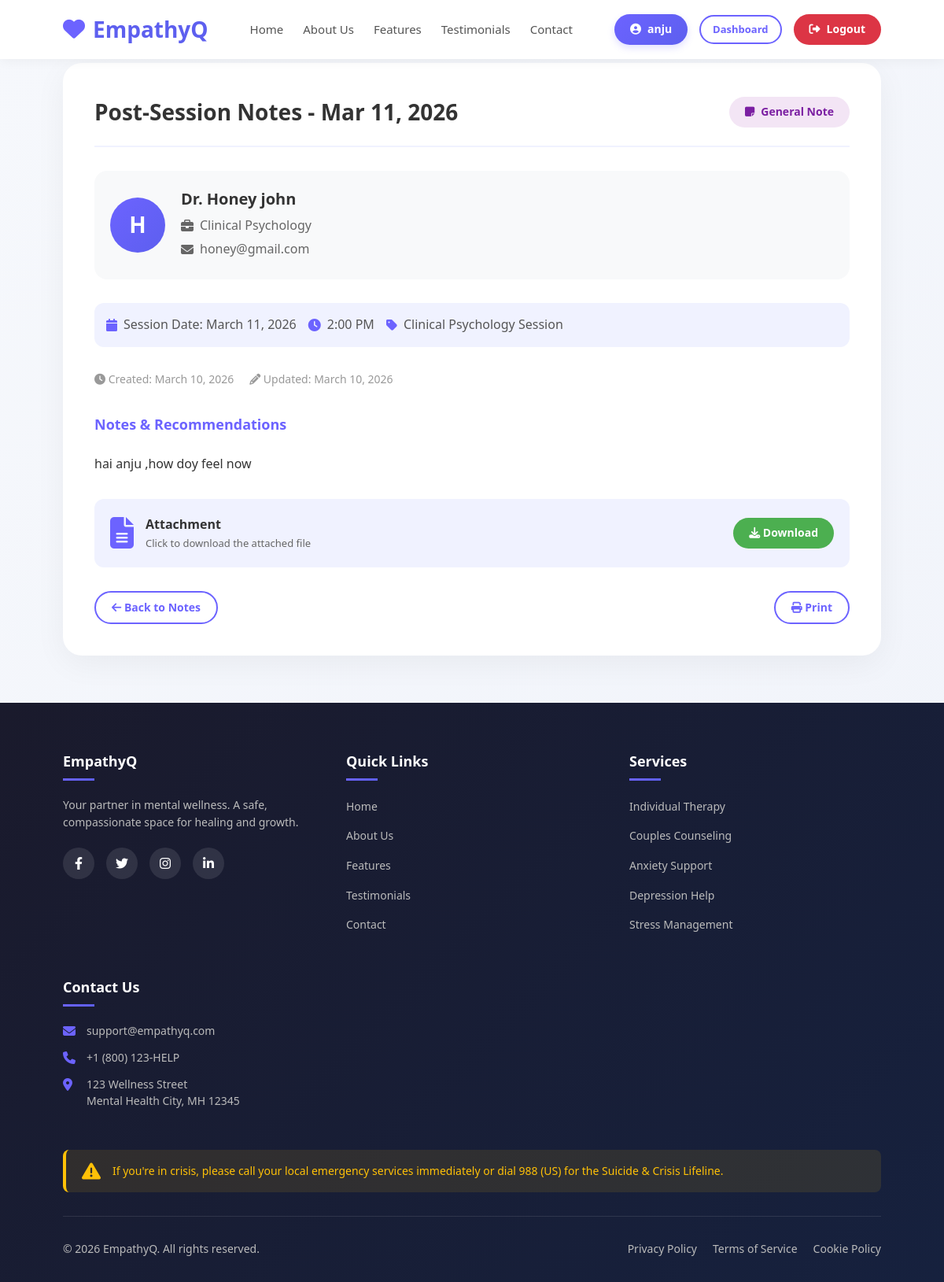
The app's page /user/view-note/4/ (signed in) with its own data.
### accounts/models.py (models this page shows, shortened)
class User(AbstractUser):
    USER = 'user'
    EXPERT = 'expert'
    ADMIN = 'admin'
    ROLE_CHOICES = [
        (USER, 'User'),
        (EXPERT, 'Expert'),
        (ADMIN, 'Admin'),
    ]
    role = models.CharField(
        max_length=10,
        choices=ROLE_CHOICES,
        default=USER
    )
    is_blocked = models.BooleanField(default=False, help_text="Designates whether the user is blocked by admin")
    blocked_reason = models.TextField(blank=True, null=True, help_text="Reason for blocking the user")
    blocked_at = models.DateTimeField(null=True, blank=True)
    blocked_by = models.ForeignKey('self', on_delete=models.SET_NULL, null=True, blank=True, related_name='blocked_users')

### expert/models.py (models this page shows, shortened)
class SessionNote(models.Model):
    NOTE_TYPES = [
        ('prescription', 'Prescription'),
        ('recommendation', 'Recommendation'),
        ('exercise', 'Exercise/Homework'),
        ('referral', 'Referral'),
        ('follow_up', 'Follow-up Note'),
        ('general', 'General Note'),
    ]
    session = models.OneToOneField(
        'user.SessionBooking',
        on_delete=models.CASCADE,
        related_name='expert_notes'
    )
    therapist = models.ForeignKey(
        'user.Therapist',
        on_delete=models.CASCADE,
        related_name='session_notes'
    )
    user = models.ForeignKey(
        settings.AUTH_USER_MODEL,
        on_delete=models.CASCADE,
        related_name='received_session_notes'
    )
    note_type = models.CharField(max_length=20, choices=NOTE_TYPES, default='general')
    title = models.CharField(max_length=200)
    content = models.TextField()
    medication_name = models.CharField(max_length=200, blank=True, null=True)
    dosage = models.CharField(max_length=100, blank=True, null=True)
    frequency = models.CharField(max_length=100, blank=True, null=True)
    duration = models.CharField(max_length=100, blank=True, null=True)
    exercise_name = models.CharField(max_length=200, blank=True, null=True)
    exercise_instructions = models.TextField(blank=True, null=True)
    exercise_duration = models.CharField(max_length=100, blank=True, null=True)
    attachment = models.FileField(upload_to='session_notes/%Y/%m/', blank=True, null=True)
    is_read = models.BooleanField(default=False)
    is_important = models.BooleanField(default=False)
    created_at = models.DateTimeField(auto_now_add=True)
    updated_at = models.DateTimeField(auto_now=True)
    class Meta:
        ordering = ['-created_at']
        indexes = [
            models.Index(fields=['session', 'created_at']),
            models.Index(fields=['user', 'is_read']),
        ]

### user/models.py (models this page shows, shortened)
class Therapist(models.Model):
    name = models.CharField(max_length=200)
    email = models.EmailField()
    phone = models.CharField(max_length=20, blank=True)
    specialization = models.CharField(max_length=200)
    bio = models.TextField()
    profile_image = models.ImageField(upload_to='therapists/', blank=True, null=True)
    categories = models.ManyToManyField(SessionCategory, related_name='therapists')
    is_available = models.BooleanField(default=True)
    rating = models.FloatField(default=0.0)
    total_sessions = models.IntegerField(default=0)
    created_at = models.DateTimeField(auto_now_add=True)

class SessionBooking(models.Model):
    STATUS_CHOICES = [
        ('pending', 'Pending'),
        ('confirmed', 'Confirmed'),
        ('paid', 'Paid'),  # ADD THIS LINE
        ('completed', 'Completed'),
        ('cancelled', 'Cancelled'),
        ('no_show', 'No Show'),
        ('rescheduled', 'Rescheduled'),
    ]
    PAYMENT_STATUS = [
        ('pending', 'Pending'),
        ('paid', 'Paid'),
        ('refunded', 'Refunded'),
        ('free', 'Free Session'),
    ]
    MEETING_PLATFORM_CHOICES = [
        ('google_meet', 'Google Meet'),
        ('jitsi', 'Jitsi Meet'),
        ('zoom', 'Zoom'),
        ('custom', 'Custom Link'),
    ]
    user = models.ForeignKey(User, on_delete=models.CASCADE, related_name='booked_sessions')
    therapist = models.ForeignKey(Therapist, on_delete=models.CASCADE, related_name='sessions')
    category = models.ForeignKey(SessionCategory, on_delete=models.CASCADE)
    booking_date = models.DateField()
    booking_time = models.TimeField()
    duration_minutes = models.IntegerField(default=60)
    status = models.CharField(max_length=20, choices=STATUS_CHOICES, default='pending')
    notes = models.TextField(blank=True, null=True)
    meeting_link = models.URLField(blank=True, null=True)
    meeting_platform = models.CharField(max_length=20, choices=MEETING_PLATFORM_CHOICES, default='jitsi')
    meeting_id = models.CharField(max_length=100, blank=True, null=True)
    meeting_password = models.CharField(max_length=50, blank=True, null=True)
    consultation_fee = models.DecimalField(max_digits=10, decimal_places=2, default=0)
    payment_status = models.CharField(max_length=20, choices=PAYMENT_STATUS, default='pending')
    payment_id = models.CharField(max_length=100, blank=True, null=True)
    created_at = models.DateTimeField(auto_now_add=True)
    updated_at = models.DateTimeField(auto_now=True)
    confirmed_at = models.DateTimeField(null=True, blank=True)
    completed_at = models.DateTimeField(null=True, blank=True)
    cancelled_at = models.DateTimeField(null=True, blank=True)
    cancellation_reason = models.TextField(blank=True, null=True)
    cancelled_by = models.CharField(max_length=20, choices=[
        ('user', 'User'),
        ('expert', 'Expert'),
        ('admin', 'Admin'),
        ('system', 'System'),
    ], null=True, blank=True)
    original_booking_id = models.ForeignKey('self', on_delete=models.SET_NULL, null=True, blank=True, related_name='rescheduled_sessions')
    reschedule_count = models.IntegerField(default=0)
    class Meta:
        ordering = ['-booking_date', '-booking_time']
        unique_together = ['therapist', 'booking_date', 'booking_time']
        indexes = [
            models.Index(fields=['user', 'status']),
            models.Index(fields=['therapist', 'status']),
            models.Index(fields=['booking_date', 'status']),
            models.Index(fields=['meeting_id']),
        ]

class SessionCategory(models.Model):
    name = models.CharField(max_length=100)
    description = models.TextField(blank=True, null=True)
    icon = models.CharField(max_length=50, default='fas fa-video')

### user/views.py (the view)
# urls.py: path('view-note/<int:note_id>/', views.view_note, name='view_note'),
@login_required
def view_note(request, note_id):
    try:
        note = get_object_or_404(SessionNote, id=note_id, user=request.user)
        if not note.is_read:
            note.is_read = True
            note.save(update_fields=['is_read'])
        prev_note = SessionNote.objects.filter(
            user=request.user,
            created_at__lt=note.created_at
        ).order_by('-created_at').first()
        next_note = SessionNote.objects.filter(
            user=request.user,
            created_at__gt=note.created_at
        ).order_by('created_at').first()
        context = {
            'note': note,
            'prev_note': prev_note,
            'next_note': next_note,
        }
        return render(request, 'user/note_detail.html', context)
    except SessionNote.DoesNotExist:
        messages.error(request, 'Note not found.')
        return redirect('user:my_notes')
    except Exception as e:
        messages.error(request, f'Error loading note: {str(e)}')
        return redirect('user:my_notes')

### user/templates/user/note_detail.html (shortened to what this page needs)
{% extends 'base.html' %}
{% block content %}
<div class="container">
    <div class="note-container">
        <div class="note-header">
            <h1>{{ note.title }}</h1>
            <span class="note-type-badge type-{{ note.note_type }}">
                <i class="fas
                    {% if note.note_type == 'prescription' %}fa-prescription
                    {% elif note.note_type == 'recommendation' %}fa-check-circle
                    {% elif note.note_type == 'exercise' %}fa-dumbbell
                    {% elif note.note_type == 'referral' %}fa-hand-holding-heart
                    {% else %}fa-sticky-note
                    {% endif %}">
                </i>
                {{ note.get_note_type_display }}
            </span>
        </div>
        <div class="therapist-info">
            <div class="therapist-avatar">
                {{ note.therapist.name|first|upper }}
            </div>
            <div class="therapist-details">
                <h3>Dr. {{ note.therapist.name }}</h3>
                <p><i class="fas fa-briefcase"></i> {{ note.therapist.specialization|default:"Mental Health Professional" }}</p>
                <p><i class="fas fa-envelope"></i> {{ note.therapist.email }}</p>
            </div>
        </div>
        <div class="session-info">
            <span><i class="fas fa-calendar"></i> Session Date: {{ note.session.booking_date|date:"F j, Y" }}</span>
            <span><i class="fas fa-clock"></i> {{ note.session.booking_time|time:"g:i A" }}</span>
            <span><i class="fas fa-tag"></i> {{ note.session.category.name }}</span>
        </div>
        <div class="meta-info">
            <span><i class="fas fa-clock"></i> Created: {{ note.created_at|date:"F j, Y" }}</span>
            {% if note.created_at != note.updated_at %}
                <span><i class="fas fa-pencil-alt"></i> Updated: {{ note.updated_at|date:"F j, Y" }}</span>
            {% endif %}
        </div>
        <div class="note-content">
            <h4>Notes & Recommendations</h4>
            <p>{{ note.content|linebreaks }}</p>
        </div>
        {% if note.attachment %}
            <div class="attachment-section">
                <div class="attachment-info">
                    <i class="fas fa-file-alt"></i>
                    <div class="attachment-details">
                        <strong>Attachment</strong>
                        <p>Click to download the attached file</p>
                    </div>
                </div>
                <a href="{% url 'user:download_note_attachment' note.id %}" class="btn btn-success">
                    <i class="fas fa-download"></i> Download
                </a>
            </div>
        {% endif %}
        <div class="nav-buttons">
            <div>
                <a href="{% url 'user:my_notes' %}" class="btn btn-outline">
                    <i class="fas fa-arrow-left"></i> Back to Notes
                </a>
            </div>
            <div style="display: flex; gap: 10px;">
                <a href="#" onclick="window.print()" class="btn btn-outline">
                    <i class="fas fa-print"></i> Print
                </a>
            </div>
        </div>
    </div>
</div>
{% endblock %}

### templates/includes/navbar.html (shortened to what this page needs)
{% load static %}
<nav class="navbar">
    <div class="container nav-container">
        <a href="{% url 'accounts:index' %}" class="logo">
            <i class="fas fa-heart"></i> EmpathyQ
        </a>
        <ul class="nav-links">
            <li><a href="{% url 'accounts:index' %}#home">Home</a></li>
            <li><a href="{% url 'accounts:index' %}#about">About Us</a></li>
            <li><a href="{% url 'accounts:index' %}#features">Features</a></li>
            <li><a href="{% url 'accounts:index' %}#testimonials">Testimonials</a></li>
            <li><a href="{% url 'accounts:index' %}#contact">Contact</a></li>
        </ul>
        <div class="user-actions">
            {% if user.is_authenticated %}
                {% if user.is_superuser %}
                <span class="user-badge">
                    <i class="fas fa-user-shield"></i> {{ user.username }}
                </span>
                <a href="{% url 'accounts:admin_dashboard' %}" class="btn btn-outline btn-sm">Dashboard</a>
                {% elif user.role == 'expert' %}
                <span class="user-badge">
                    <i class="fas fa-user-md"></i> Dr. {{ user.get_full_name|default:user.username }}
                </span>
                <a href="{% url 'accounts:expert_dashboard' %}" class="btn btn-outline btn-sm">Dashboard</a>
                {% elif user.role == 'user' %}
                <span class="user-badge">
                    <i class="fas fa-user-circle"></i> {{ user.username }}
                </span>
                <a href="{% url 'accounts:user_dashboard' %}" class="btn btn-outline btn-sm">Dashboard</a>
                {% endif %}
                <a href="{% url 'accounts:logout' %}" class="logout-btn">
                    <i class="fas fa-sign-out-alt"></i> Logout
                </a>
            {% else %}
                <a href="{% url 'accounts:login' %}" class="btn btn-outline">Login</a>
                <a href="{% url 'accounts:user_register' %}" class="btn btn-primary">Get Started</a>
            {% endif %}
        </div>
    </div>
</nav>

### user/templates/user/note_detail.html (style rules this page uses)
* { margin: 0; padding: 0; box-sizing: border-box; font-family: 'Segoe UI', Tahoma, Geneva, Verdana, sans-serif; }
body { background-color: #f8f9fa; }
.container { width: 90%; max-width: 900px; margin: 100px auto 40px; }
.note-container { background: white; border-radius: 24px; padding: 40px; box-shadow: 0 10px 40px rgba(0, 0, 0, 0.05); }
.note-header { display: flex; justify-content: space-between; align-items: center; margin-bottom: 30px; padding-bottom: 20px; border-bottom: 2px solid #f0f2ff; }
.note-header h1 { font-size: 28px; color: #333; }
.note-type-badge { padding: 8px 20px; border-radius: 30px; font-size: 14px; font-weight: 600; display: inline-flex; align-items: center; gap: 8px; }
.type-general { background: #f3e5f5; color: #7b1fa2; }
.therapist-info { display: flex; align-items: center; gap: 20px; background: #f8f9fa; padding: 20px; border-radius: 16px; margin-bottom: 30px; }
.therapist-avatar { width: 70px; height: 70px; background: linear-gradient(135deg, #6c63ff, #5d5fef); border-radius: 50%; display: flex; align-items: center; justify-content: center; color: white; font-size: 28px; font-weight: 600; }
.therapist-details h3 { font-size: 20px; color: #333; margin-bottom: 5px; }
.therapist-details p { color: #666; display: flex; align-items: center; gap: 8px; margin-bottom: 5px; }
.session-info { background: #f0f2ff; border-radius: 12px; padding: 15px; margin-bottom: 30px; display: flex; align-items: center; gap: 15px; flex-wrap: wrap; }
.session-info span { display: flex; align-items: center; gap: 8px; color: #555; }
.session-info i { color: #6c63ff; }
.note-content { margin: 30px 0; line-height: 1.8; color: #333; }
.note-content h4 { color: #6c63ff; margin-bottom: 15px; font-size: 18px; }
.note-content p { margin-bottom: 20px; font-size: 16px; }
.attachment-section { background: #f0f2ff; border-radius: 12px; padding: 20px; margin: 30px 0; display: flex; align-items: center; justify-content: space-between; flex-wrap: wrap; gap: 15px; }
.attachment-info { display: flex; align-items: center; gap: 15px; }
.attachment-info i { font-size: 40px; color: #6c63ff; }
.attachment-details p { color: #666; font-size: 13px; }
.btn { padding: 12px 24px; border-radius: 12px; text-decoration: none; font-weight: 600; transition: all 0.3s; display: inline-flex; align-items: center; gap: 8px; border: none; cursor: pointer; }
.btn-outline { border: 2px solid #6c63ff; color: #6c63ff; background: transparent; }
.btn-success { background: #4CAF50; color: white; }
.nav-buttons { display: flex; gap: 15px; margin-top: 30px; justify-content: space-between; }
.meta-info { display: flex; gap: 20px; color: #999; font-size: 14px; margin-top: 10px; }

### templates/base.html (style rules this page uses)
* { margin: 0; padding: 0; box-sizing: border-box; }
body { font-family: 'Inter', -apple-system, BlinkMacSystemFont, sans-serif; background: linear-gradient(135deg, #f6f8fc 0%, #f0f3fa 100%); color: #333; line-height: 1.6; min-height: 100vh; display: flex; flex-direction: column; }
.container { width: 90%; max-width: 1200px; margin: 0 auto; padding: 0 20px; }
.btn { padding: 10px 25px; border-radius: 30px; text-decoration: none; font-weight: 600; transition: all 0.3s; display: inline-block; border: none; cursor: pointer; font-size: 14px; }
.btn-outline { border: 2px solid #6c63ff; color: #6c63ff; background: transparent; }
.btn-sm { padding: 8px 16px; font-size: 13px; }

### records on screen
User: username "anju"
SessionNote: title "Post-Session Notes - Mar 11, 2026", note_type "General Note", therapist.name|first "H", therapist.name "Honey john", therapist.specialization "Clinical Psychology", therapist.email "honey@gmail.com", session.booking_date "March 11, 2026", session.booking_time "2:00 PM", session.category.name "Clinical Psychology Session", created_at "March 10, 2026", updated_at "March 10, 2026", content "hai anju ,how doy feel now"
